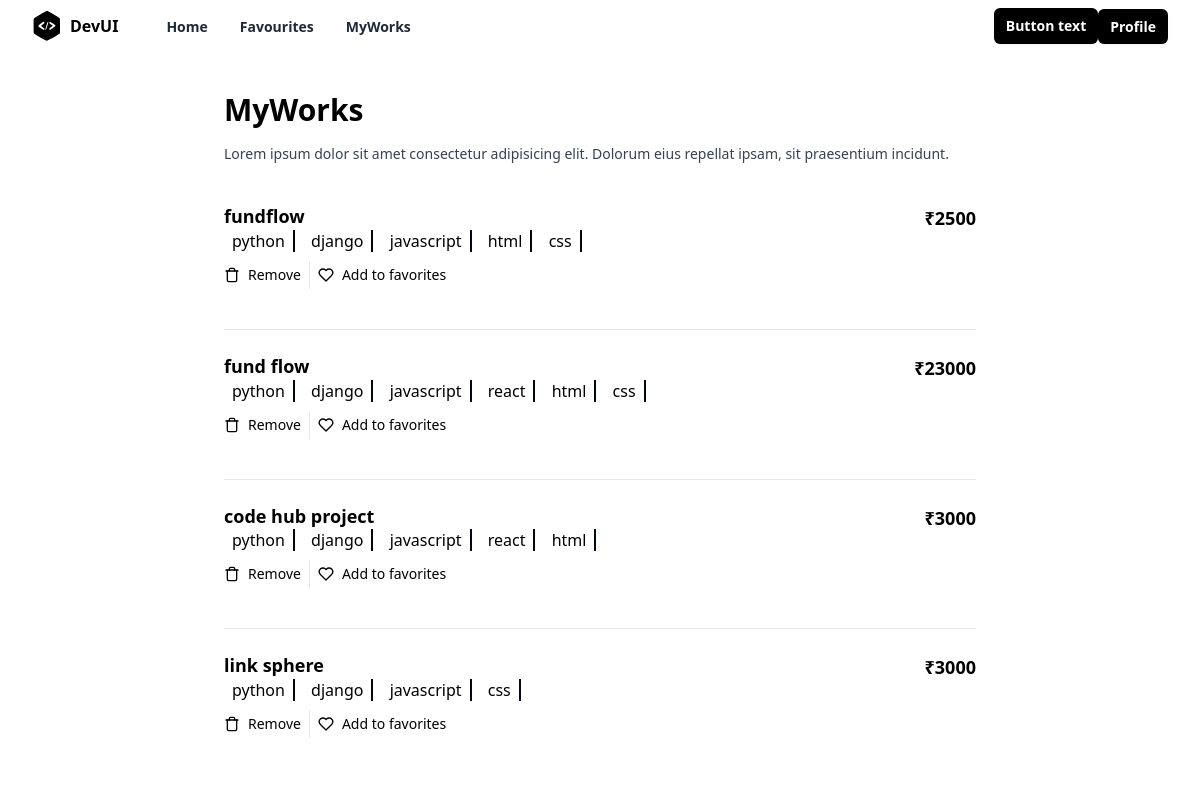
Page /works/all/ (signed in) on the committed database.
### store/models.py (models this page shows, shortened)
class Project(models.Model):
    title=models.CharField(max_length=200)
    description=models.TextField()
    tag_objects=models.ManyToManyField(Tag)
    owner=models.ForeignKey(User,on_delete=models.CASCADE,related_name="projects")
    thumbnail=EmbedVideoField()
    price=models.PositiveIntegerField()
    files=models.FileField(upload_to="projects",null=True)
    created_date=models.DateTimeField(auto_now_add=True)
    updated_date=models.DateTimeField(auto_now=True)
    is_active=models.BooleanField(default=True)

class Tag(models.Model):
    title=models.CharField(max_length=200,unique=True)
    created_date=models.DateTimeField(auto_now_add=True)
    updated_date=models.DateTimeField(auto_now=True)
    is_active=models.BooleanField(default=True)
    def __str__(self) -> str:
        return self.title

### store/views.py (the view)
# urls.py: path("works/all/",views.MyProjectListView.as_view(),name="myworks"),
class MyProjectListView(View):
    def get(self,request,*args,**kwargs):
        qs=request.user.projects.all()
        return render(request,"store/myprojects.html",{"works":qs})

### store/templates/store/myprojects.html (shortened to what this page needs)
{%extends 'store/base.html'%}
{% load embed_video_tags %}
{%block main_block%}
<div class="mx-auto flex max-w-3xl flex-col space-y-4 p-6 px-2 sm:p-10 sm:px-2">
    <h2 class="text-3xl font-bold">MyWorks</h2>
    <p class="mt-3 text-sm font-medium text-gray-700">
      Lorem ipsum dolor sit amet consectetur adipisicing elit. Dolorum eius
      repellat ipsam, sit praesentium incidunt.
    </p>
    <ul class="flex flex-col divide-y divide-gray-200">
        {%for w in works%}
        <li class="flex flex-col py-6 sm:flex-row sm:justify-between">
            <div class="flex w-full space-x-2 sm:space-x-4">
              <div class="flex w-full flex-col justify-between pb-4">
                <div class="flex w-full justify-between space-x-2 pb-2">
                  <div class="space-y-1">
                    <h3 class="text-lg font-semibold leading-snug sm:pr-8">
                     {{w.title}}
                    </h3>
                   {%for t in  w.tag_objects.all%}
                   <span class="border-e-2 px-2 me-1 border-gray-950 ">{{t}}</span>
                   {%endfor%}
                  </div>
                  <div class="text-right">
                    <p class="text-lg font-semibold">₹{{w.price}}</p>
                  </div>
                </div>
                <div class="flex divide-x text-sm">
                  <a
                  href="{%url 'work-delete' w.id%}"
                    type="button"
                    class="flex items-center space-x-2 px-2 py-1 pl-0"
                  >
                    <span>Remove</span>
                  </a>
                  <button type="button" class="flex items-center space-x-2 px-2 py-1">
                    <span>Add to favorites</span>
                  </button>
                </div>
              </div>
            </div>
          </li>
        {%endfor%}
    </ul>
  </div>
{%endblock%}

### rows in the picture
Project: title "fundflow", price "2500"
Tag: title "python"
Tag: title "django"
Tag: title "javascript"
Tag: title "html"
Tag: title "css"
Project: title "fund flow", price "23000"
Tag: title "react"
Project: title "code hub project", price "3000"
Project: title "link sphere", price "3000"
